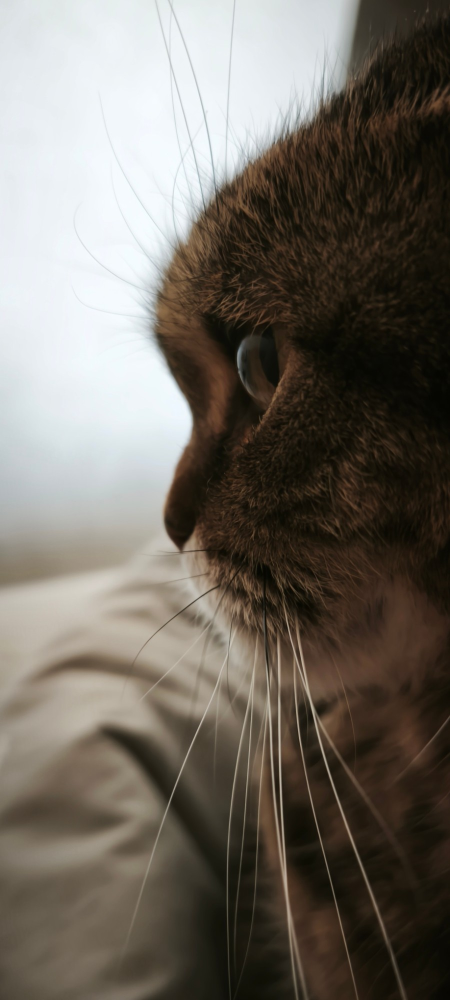
#> input picture cat-eye-reel/cover/cat.jpg, 900 x 2000 px (shown at 1/2 size)
$ python blackbg.py cat.jpg cat-black.png
#> lines starting #> are read from the running program, lines starting #| are printed output that depends on the picture
"""Фото кішки на чорному фоні: світлий розмитий фон і плед → чорний, кішка лишається як є,
вуса на фоні перетворюються на світлі лінії (з деталей зображення).
Використання: python3 blackbg.py cat.jpg cat-black.png"""
import sys

import cv2
import numpy as np

src, dst = sys.argv[1], sys.argv[2]
img = cv2.imread(src).astype(np.float32)
hsv = cv2.cvtColor(cv2.GaussianBlur(img, (0, 0), 12).astype(np.uint8), cv2.COLOR_BGR2HSV).astype(np.float32)
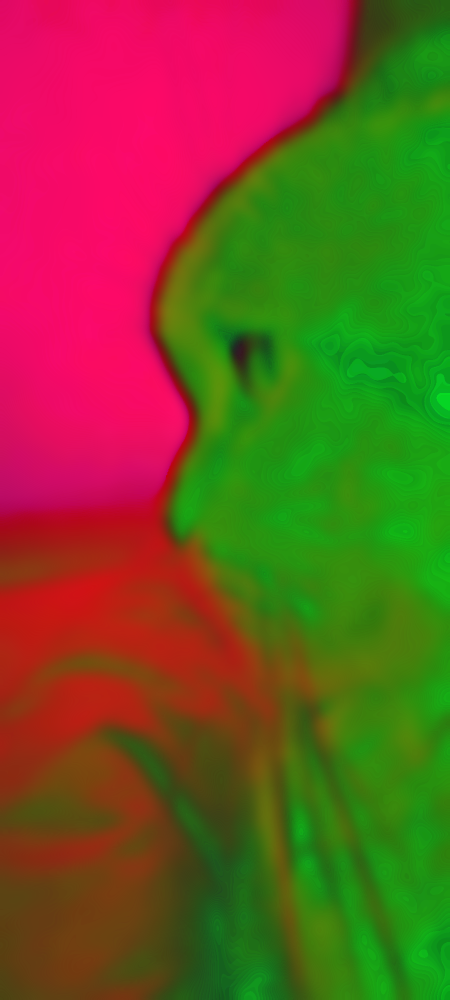
#> hsv: shape (2000, 900, 3) float32 (shown at 1/2 size); mean B, G, R 38.6, 81, 115.1

# кішка: насичена тепло-коричнева й темніша за фон (по сильно розмитому кадру — без вусів)
sat, val = hsv[..., 1] / 255, hsv[..., 2] / 255
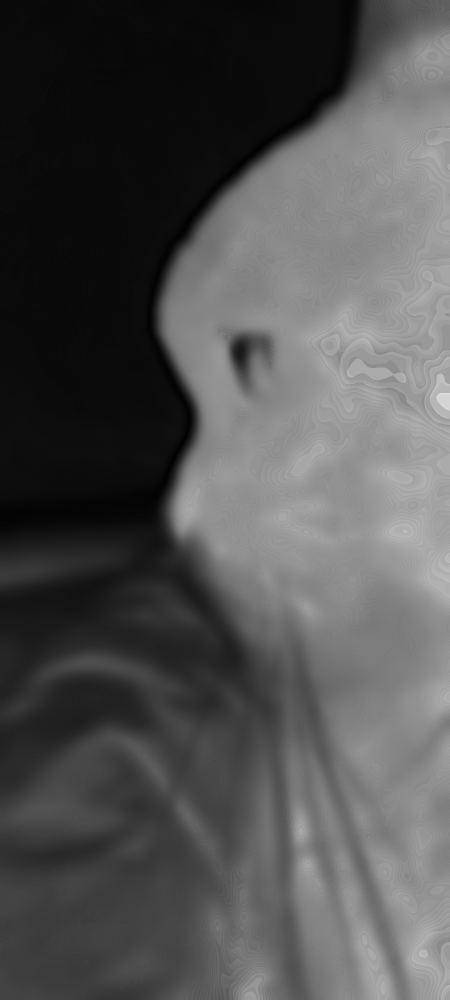
#> sat: shape (2000, 900) float32 (shown at 1/2 size); min 0, max 0.859, mean 0.318
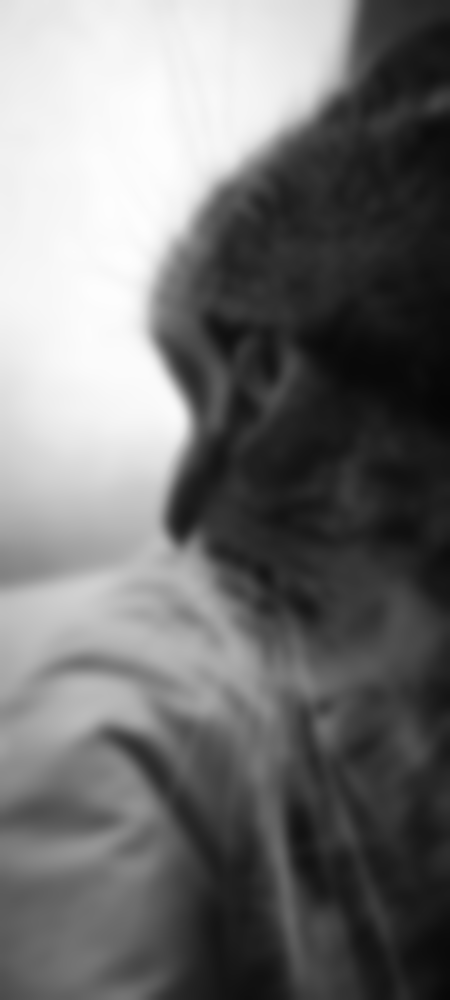
#> val: shape (2000, 900) float32 (shown at 1/2 size); min 0.0235, max 0.992, mean 0.451
cat = np.clip((sat - 0.30) / 0.12, 0, 1) * np.clip((0.50 - val) / 0.12, 0, 1)   # плед: s≈0.15–0.26, v≈0.45–0.7
cat = cv2.GaussianBlur(cat, (0, 0), 6)
cat = np.clip((cat - 0.15) / 0.6, 0, 1)

# вуса й волоски на фоні: дрібні деталі будь-якого знаку → світлі лінії
gray = cv2.cvtColor(img.astype(np.uint8), cv2.COLOR_BGR2GRAY).astype(np.float32)
diff = gray - cv2.GaussianBlur(gray, (0, 0), 2.0)
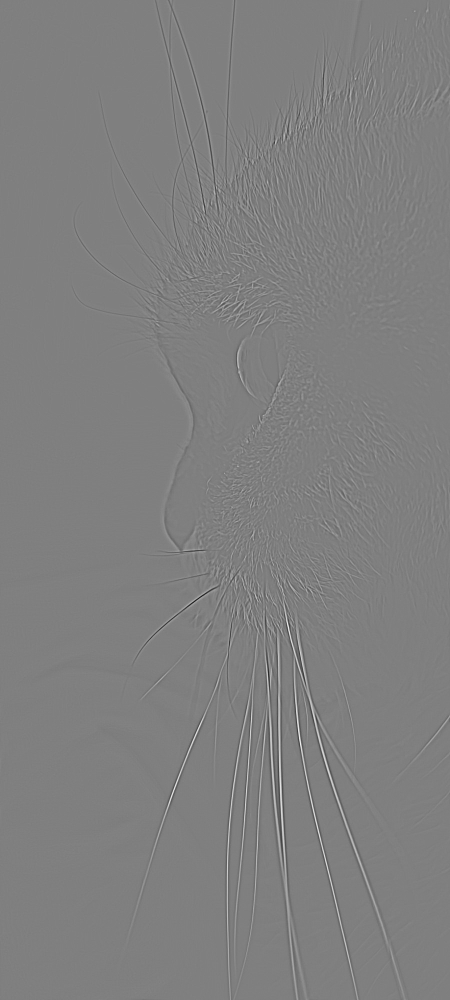
#> diff: shape (2000, 900) float32 (shown at 1/2 size); min -68.24, max 68.13, mean 0; drawn with min black and max white
# на світлому небі вуса темніші за фон, на пледі — світліші: беремо лише «свій» знак, інакше лінії двояться
bright = np.clip((val - 0.6) / 0.15, 0, 1)
detail = bright * np.maximum(-diff, 0) + (1 - bright) * np.maximum(diff, 0)
hair = np.clip((detail - 2.5) / 12, 0, 1) ** 0.8
# біля контуру кішки деталь — це перепад «шерсть/фон», а не волосок: там не малюємо, щоб не було ореолу
edge = cv2.GaussianBlur(cv2.dilate((cat > 0.05).astype(np.uint8), np.ones((15, 15), np.uint8)).astype(np.float32), (0, 0), 3)
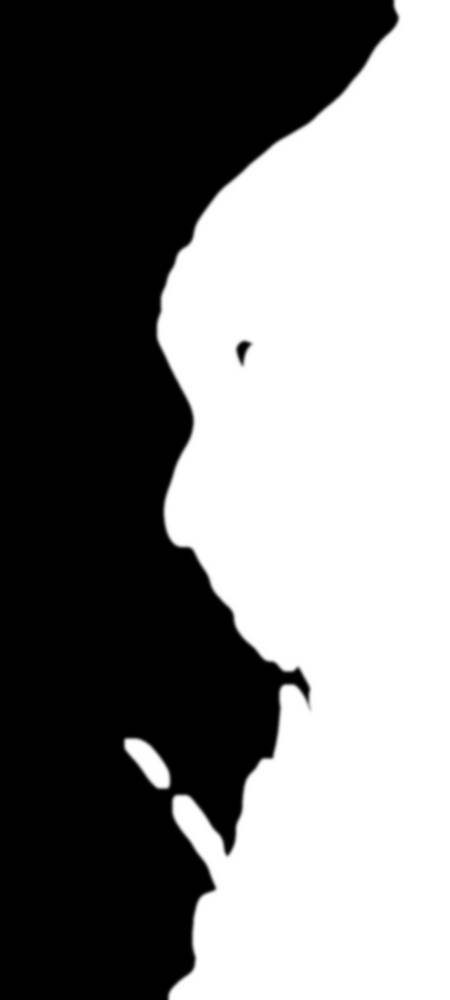
#> edge: shape (2000, 900) float32 (shown at 1/2 size); min 0, max 1, mean 0.494
hair *= 1 - edge * (1 - cat)
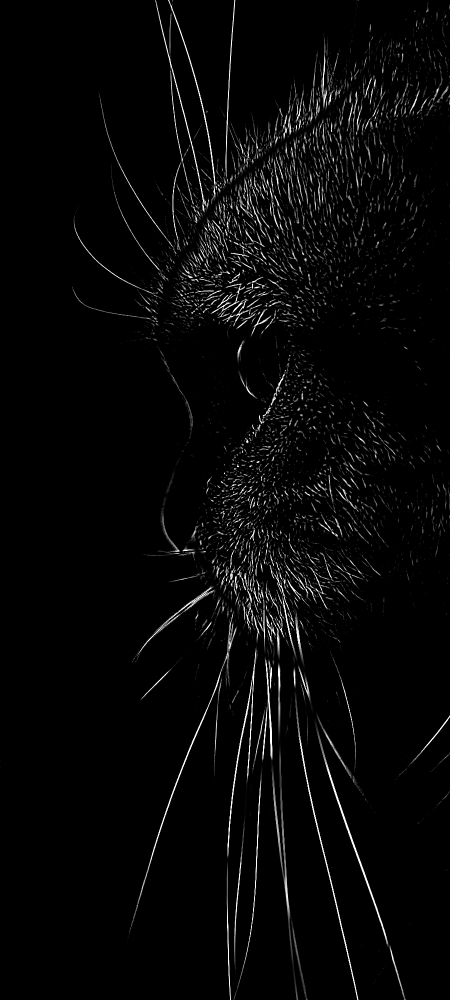
#> hair: shape (2000, 900) float32 (shown at 1/2 size); min 0, max 1, mean 0.0287
whisker = np.dstack([hair * 222, hair * 230, hair * 235])  # трохи холодний білий, як на фото

bg = np.full_like(img, 8)
out = img * cat[..., None] + (bg + whisker) * (1 - cat[..., None])
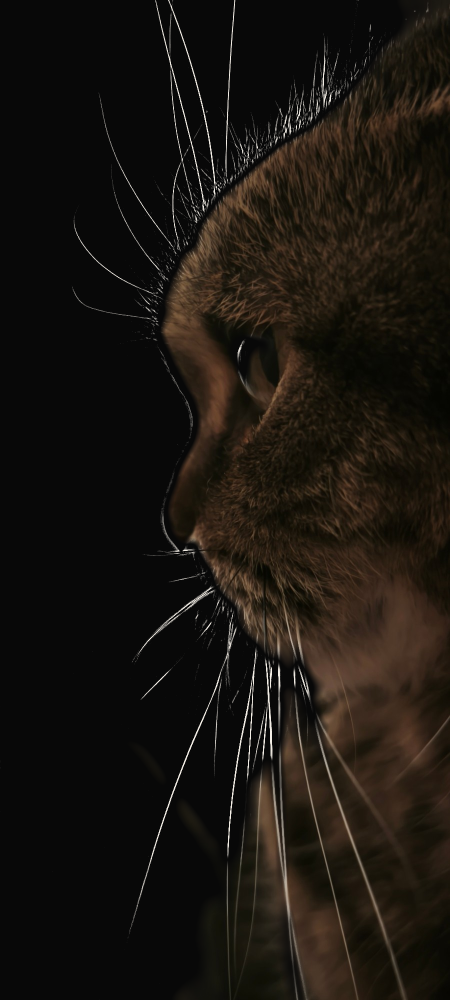
#> out: shape (2000, 900, 3) float32 (shown at 1/2 size); mean B, G, R 15.7, 21, 25.7
# легке поглиблення тіней на кішці під загальний темний стиль
out = 255 * (np.clip(out, 0, 255) / 255) ** 1.08
cv2.imwrite(dst, np.clip(out, 0, 255).astype(np.uint8))
